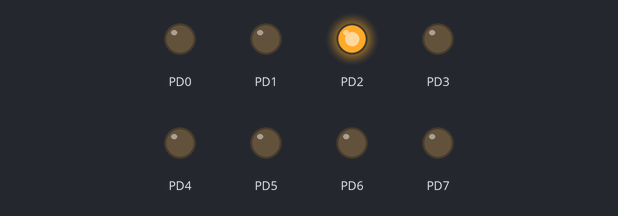
Bench run of a program on a simulated ATmega32, built with avr-gcc and emulated at 8 MHz. On the bench: output pins drawn as LEDs (lit = HIGH). At 0.0 s the program stops and its outputs stay as they are.

Above: at 0.1 s.
Timing chart, 0 to 1.5 s (numbered marks = the images above):
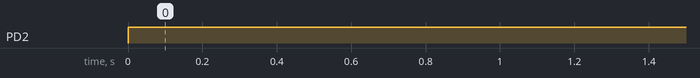

Measured:
- by itself, PD2: LOW → HIGH at 0.00 s

The program:

main.c
```c
/*
 * AVR_Led_Input_Output.c
 *
 * Created: 10/23/2017 11:39:13 AM
 * Author : real
 */

#define F_CPU 8000000UL
#include <avr/io.h>
#include <util/delay.h>
uint8_t inputTemp=0;

int main(void)
{
	DDRC &=~ (1<<PC0);
	//DDRD |= (1<<PD5);
	DDRD = 0xff;


	while(1)
	{
// 		inputTemp = PINC & 0x01;
// 		if (inputTemp ==0x00)
// 		{
// 			PORTD &=~ (1<<PD0);
// 			PORTD |= (1<<PD7);
// 		}
// 		else
// 		{
// 			PORTD |= (1<<PD0);
// 			PORTD &=~ (1<<PD7);
// 		}
    PORTD |= (0b10000000>>PD5);

	}

return 0;
}
```
